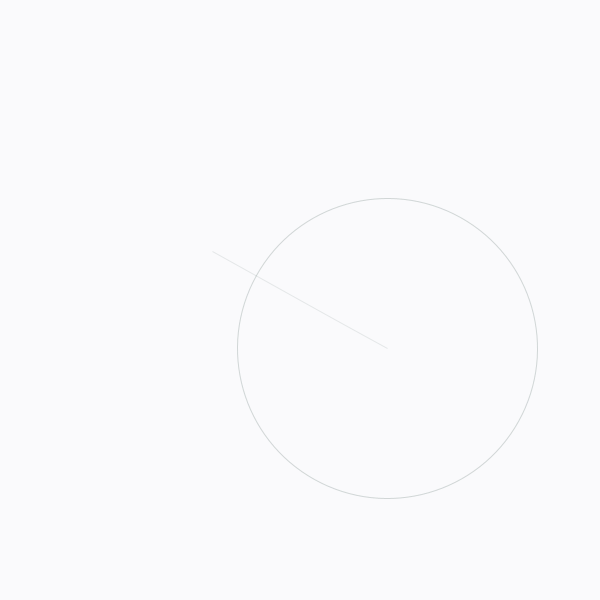
Frame 1 (no input)
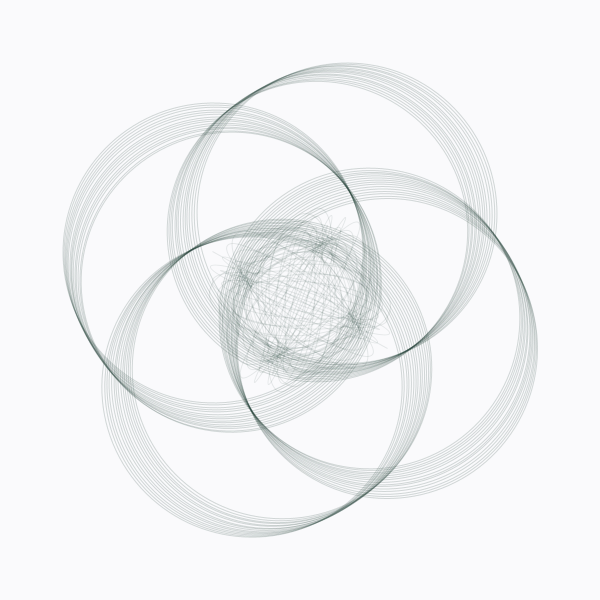
Frame 60 (the mouse pressed at the canvas centre just before this capture)
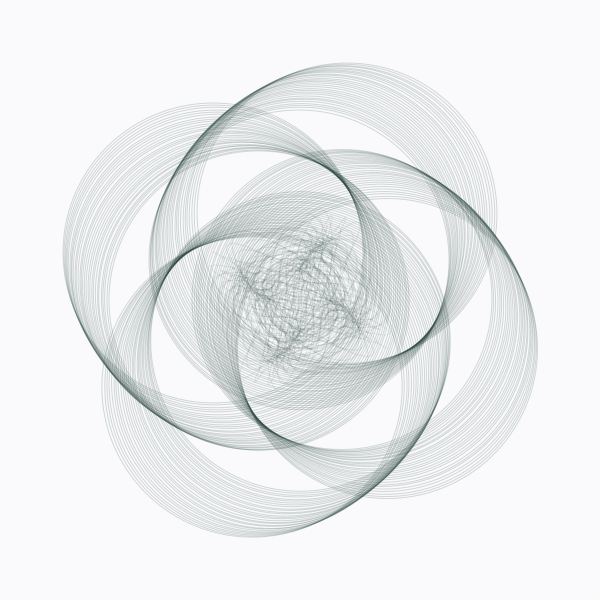
Frame 120 (the mouse held since frame 60 and released just before this capture)

The Processing sketch that drew these frames (run headless with seeded random() and noise(); from frame 60 on, the mouse is pressed at the canvas centre):

// Processing sketch: processing_167266
// ── processing_167266.pde



float x,y;
float angle=0;
float r=200;
float d=1;

 void setup(){
size(600,600);

background(#FAFAFC);

}

void draw(){
 
  noFill();

  x=r*sin(angle);
  y= r*cos(angle); 
  
 noFill();
 translate(width/2,height/2);
 rotate(r);
 
stroke(30, 60, 55, 25);

ellipse(0,0,x,y);
ellipse(x/2,y/2,300,300);
ellipse(x/2,y/2,300,300);



 angle+=10;
  r=r-1;
  if(r==0||r==100){
  d=d*-1;
}
  
  
  println(x+":"+y);

}
